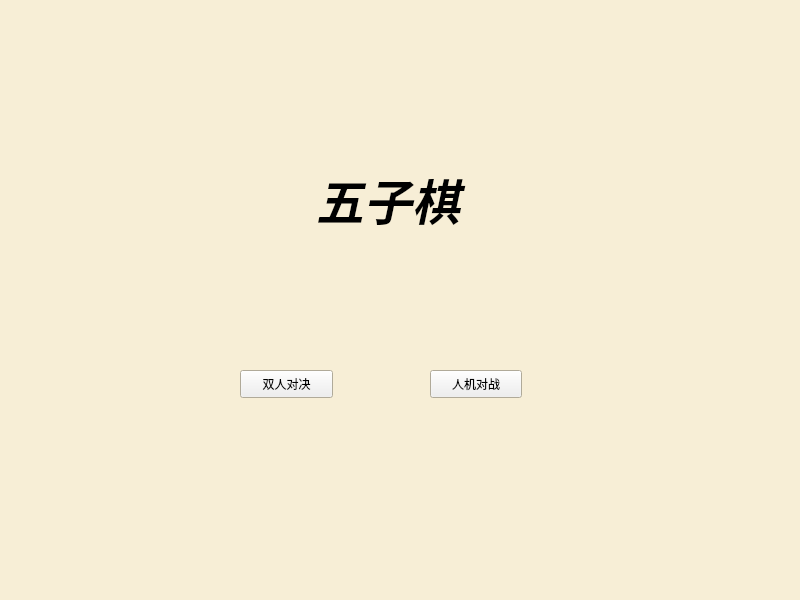
<?xml version="1.0" encoding="UTF-8"?>
<ui version="4.0">
 <class>Widget</class>
 <widget class="QWidget" name="Widget">
  <property name="geometry">
   <rect>
    <x>0</x>
    <y>0</y>
    <width>800</width>
    <height>600</height>
   </rect>
  </property>
  <property name="sizePolicy">
   <sizepolicy hsizetype="Fixed" vsizetype="Fixed">
    <horstretch>0</horstretch>
    <verstretch>0</verstretch>
   </sizepolicy>
  </property>
  <property name="minimumSize">
   <size>
    <width>800</width>
    <height>600</height>
   </size>
  </property>
  <property name="maximumSize">
   <size>
    <width>800</width>
    <height>600</height>
   </size>
  </property>
  <property name="palette">
   <palette>
    <active>
     <colorrole role="Window">
      <brush brushstyle="SolidPattern">
       <color alpha="255">
        <red>247</red>
        <green>238</green>
        <blue>214</blue>
       </color>
      </brush>
     </colorrole>
    </active>
    <inactive>
     <colorrole role="Window">
      <brush brushstyle="SolidPattern">
       <color alpha="255">
        <red>247</red>
        <green>238</green>
        <blue>214</blue>
       </color>
      </brush>
     </colorrole>
    </inactive>
    <disabled>
     <colorrole role="Base">
      <brush brushstyle="SolidPattern">
       <color alpha="255">
        <red>247</red>
        <green>238</green>
        <blue>214</blue>
       </color>
      </brush>
     </colorrole>
     <colorrole role="Window">
      <brush brushstyle="SolidPattern">
       <color alpha="255">
        <red>247</red>
        <green>238</green>
        <blue>214</blue>
       </color>
      </brush>
     </colorrole>
    </disabled>
   </palette>
  </property>
  <property name="windowTitle">
   <string>Gobang</string>
  </property>
  <property name="windowIcon">
   <iconset resource="rrc.qrc">
    <normaloff>:/icon/title.jpg</normaloff>:/icon/title.jpg</iconset>
  </property>
  <widget class="QPushButton" name="pushButton_human">
   <property name="geometry">
    <rect>
     <x>240</x>
     <y>370</y>
     <width>93</width>
     <height>28</height>
    </rect>
   </property>
   <property name="sizePolicy">
    <sizepolicy hsizetype="Fixed" vsizetype="Fixed">
     <horstretch>0</horstretch>
     <verstretch>0</verstretch>
    </sizepolicy>
   </property>
   <property name="text">
    <string>双人对决</string>
   </property>
  </widget>
  <widget class="QTextBrowser" name="textBrowser">
   <property name="geometry">
    <rect>
     <x>260</x>
     <y>160</y>
     <width>256</width>
     <height>192</height>
    </rect>
   </property>
   <property name="palette">
    <palette>
     <active>
      <colorrole role="Button">
       <brush brushstyle="SolidPattern">
        <color alpha="0">
         <red>0</red>
         <green>0</green>
         <blue>0</blue>
        </color>
       </brush>
      </colorrole>
      <colorrole role="Base">
       <brush brushstyle="NoBrush">
        <color alpha="255">
         <red>0</red>
         <green>0</green>
         <blue>0</blue>
        </color>
       </brush>
      </colorrole>
      <colorrole role="Window">
       <brush brushstyle="SolidPattern">
        <color alpha="0">
         <red>0</red>
         <green>0</green>
         <blue>0</blue>
        </color>
       </brush>
      </colorrole>
     </active>
     <inactive>
      <colorrole role="Button">
       <brush brushstyle="SolidPattern">
        <color alpha="0">
         <red>0</red>
         <green>0</green>
         <blue>0</blue>
        </color>
       </brush>
      </colorrole>
      <colorrole role="Base">
       <brush brushstyle="NoBrush">
        <color alpha="255">
         <red>0</red>
         <green>0</green>
         <blue>0</blue>
        </color>
       </brush>
      </colorrole>
      <colorrole role="Window">
       <brush brushstyle="SolidPattern">
        <color alpha="0">
         <red>0</red>
         <green>0</green>
         <blue>0</blue>
        </color>
       </brush>
      </colorrole>
     </inactive>
     <disabled>
      <colorrole role="Button">
       <brush brushstyle="SolidPattern">
        <color alpha="0">
         <red>0</red>
         <green>0</green>
         <blue>0</blue>
        </color>
       </brush>
      </colorrole>
      <colorrole role="Base">
       <brush brushstyle="NoBrush">
        <color alpha="255">
         <red>0</red>
         <green>0</green>
         <blue>0</blue>
        </color>
       </brush>
      </colorrole>
      <colorrole role="Window">
       <brush brushstyle="SolidPattern">
        <color alpha="0">
         <red>0</red>
         <green>0</green>
         <blue>0</blue>
        </color>
       </brush>
      </colorrole>
     </disabled>
    </palette>
   </property>
   <property name="font">
    <font>
     <family>华文中宋</family>
    </font>
   </property>
   <property name="styleSheet">
    <string notr="true">background-color:transparent;border-width:0;border-style:outset;</string>
   </property>
   <property name="lineWidth">
    <number>1</number>
   </property>
   <property name="html">
    <string>&lt;!DOCTYPE HTML PUBLIC &quot;-//W3C//DTD HTML 4.0//EN&quot; &quot;http://www.w3.org/TR/REC-html40/strict.dtd&quot;&gt;
&lt;html&gt;&lt;head&gt;&lt;meta name=&quot;qrichtext&quot; content=&quot;1&quot; /&gt;&lt;meta charset=&quot;utf-8&quot; /&gt;&lt;style type=&quot;text/css&quot;&gt;
p, li { white-space: pre-wrap; }
hr { height: 1px; border-width: 0; }
li.unchecked::marker { content: &quot;\2610&quot;; }
li.checked::marker { content: &quot;\2612&quot;; }
&lt;/style&gt;&lt;/head&gt;&lt;body style=&quot; font-family:'华文中宋'; font-size:9pt; font-weight:400; font-style:normal;&quot;&gt;
&lt;p align=&quot;center&quot; style=&quot; margin-top:0px; margin-bottom:0px; margin-left:0px; margin-right:0px; -qt-block-indent:0; text-indent:0px;&quot;&gt;&lt;span style=&quot; font-size:36pt; font-weight:700; font-style:italic;&quot;&gt;五子棋&lt;/span&gt;&lt;/p&gt;&lt;/body&gt;&lt;/html&gt;</string>
   </property>
  </widget>
  <widget class="QPushButton" name="pushButton_AI">
   <property name="geometry">
    <rect>
     <x>430</x>
     <y>370</y>
     <width>92</width>
     <height>28</height>
    </rect>
   </property>
   <property name="text">
    <string>人机对战</string>
   </property>
  </widget>
 </widget>
 <resources>
  <include location="rrc.qrc"/>
 </resources>
 <connections/>
</ui>
